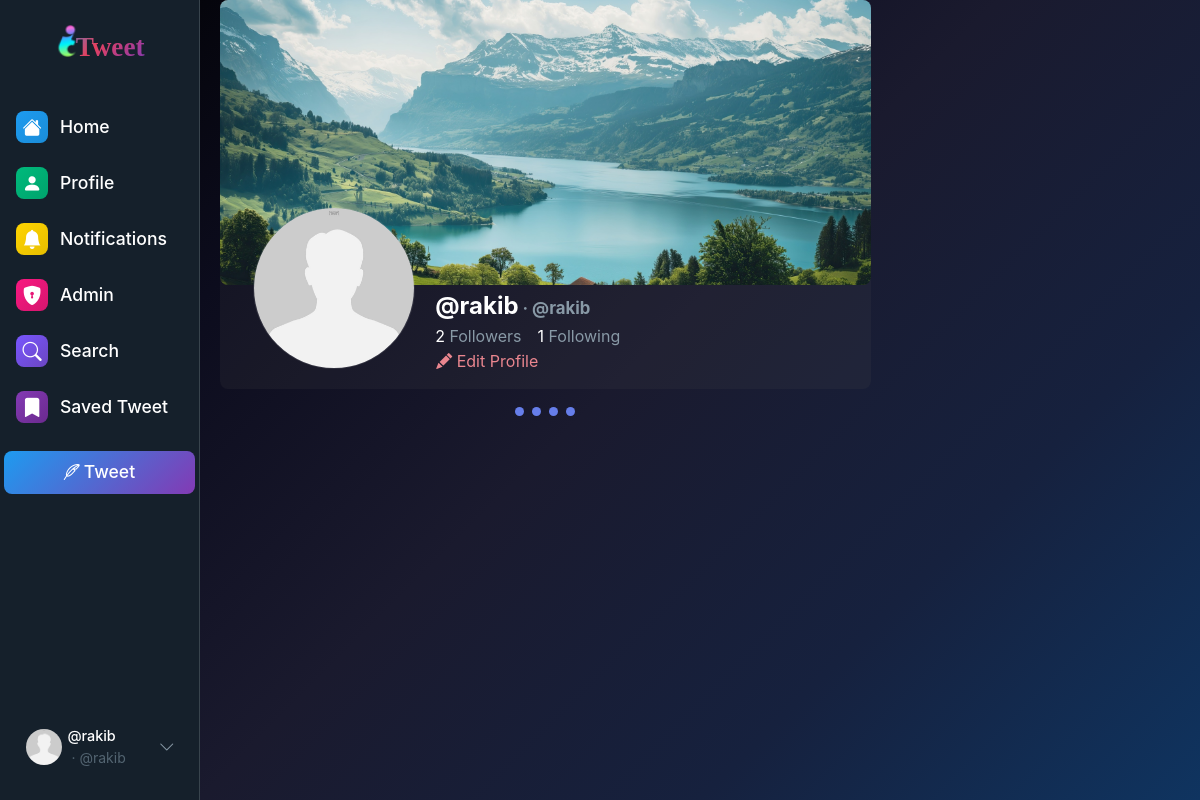
The page /user/profile/5 (signed in) on the database its author committed.
### user_profile/models.py (models this page shows, shortened)
class UserProfile(models.Model):
    GENDER_CHOICES = [
        ('M', 'Male'),
        ('F', 'Female'),
        ('O', 'Other'),
        ('N', 'Prefer not to say'),
    ]
    RELATIONSHIP_STATUS = [
        ('SINGLE', 'Single'),
        ('IN_RELATIONSHIP', 'In a relationship'),
        ('ENGAGED', 'Engaged'),
        ('MARRIED', 'Married'),
        ('COMPLICATED', "It's complicated"),
        ('SEPARATED', 'Separated'),
        ('DIVORCED', 'Divorced'),
        ('WIDOWED', 'Widowed'),
    ]
    user = models.OneToOneField(User, on_delete=models.CASCADE, related_name='profile')
    name=models.TextField(max_length=200,blank=True,null=True)
    bio = models.TextField(max_length=500, blank=True, null=True)
    date_of_birth = models.DateField(blank=True, null=True)
    gender = models.CharField(max_length=1, choices=GENDER_CHOICES, blank=True, null=True)
    phone_number = models.CharField(max_length=20, blank=True, null=True)
    profile_picture = models.ImageField(
        upload_to='profile_pictures/',
        blank=True,
        null=True,
        default='profile_pictures/default_avatar.jpg'
    )
    cover_photo = models.ImageField(
        upload_to='cover_photos/',
        blank=True,
        null=True,
        default='cover_photos/default_cover.jpg'
    )
    follower_count=models.IntegerField(default=0)
    following_count=models.IntegerField(default=0)
    current_city = models.CharField(max_length=100, blank=True, null=True)
    hometown = models.CharField(max_length=100, blank=True, null=True)
    country = models.CharField(max_length=100, blank=True, null=True)
    workplace = models.CharField(max_length=200, blank=True, null=True)
    position = models.CharField(max_length=200, blank=True, null=True)
    education = models.CharField(max_length=200, blank=True, null=True)
    website = models.URLField(blank=True, null=True)
    facebook_url = models.URLField(blank=True, null=True)
    twitter_url = models.URLField(blank=True, null=True)
    instagram_url = models.URLField(blank=True, null=True)
    linkedin_url = models.URLField(blank=True, null=True)
    relationship_status = models.CharField(max_length=20, choices=RELATIONSHIP_STATUS, blank=True, null=True)
    is_profile_public = models.BooleanField(default=True)
    show_email = models.BooleanField(default=False)
    show_phone = models.BooleanField(default=False)
    created_at = models.DateTimeField(auto_now_add=True)
    updated_at = models.DateTimeField(auto_now=True)
    @property
    def full_name(self):
        if self.user.first_name and self.user.last_name:
            return f"{self.user.first_name} {self.user.last_name}"
        elif self.user.first_name:
            return self.user.first_name
        elif self.user.last_name:
            return self.user.last_name
        else:
            return self.user.username

### user_profile/views/user_profile.py (the view)
# urls.py: path('profile/<int:user_id>', UserProfile, name='user_profile'),
@login_required
def UserProfile(request,user_id):
        user=get_object_or_404(User,id=user_id)
        user_profile=get_object_or_404(UserProfileModel,user=user)
        comment_form=CommentForm()
        is_following=FollowModel.objects.filter(user=request.user,following_to=user).exists() if request.user.is_authenticated else False
        return render(request, 'user_profile.html',{
            'comment_form':comment_form,
            "profile_user":user,
            'user_profile':user_profile,
            'is_following':is_following,
            })

### user_profile/templates/user_profile.html (shortened to what this page needs)
{% extends 'layout.html' %}
{% load static %}
{% block content %}
  <link rel="stylesheet" href="{% static 'css/user_profile/profile_body_style.css' %}" />
  <link rel="stylesheet" href="{% static 'css/components/tweet_card_style.css' %}" />
  <link rel="stylesheet" href="{% static 'css/components/comment_style.css' %}" />
  <div class="d-flex px-lg-1 h-100">
    <div class="col-lg-8 user_profile_center_container overflow-auto">
      <div class="user_profile_data_container_parent">
        <div class="user_profile_data_container p-0">
          <div class="user_profile_cover_photo_container">
            <img class="user_profile_cover_photo" src="{{ user_profile.cover_photo.url }}" alt="" />
          </div>
          <div class="user_profile_display_photo_container z-1 d-flex">
            <img class="user_profile_display_photo border" src="{{ user_profile.profile_picture.url }}" alt="" />
            <div class="row ms-2">
              <div class="col-12 p-0 h-50"></div>
              <div class="user_profile_name_container d-flex flex-column col-12">
                <p class="profile_name m-0 hx">
                  {{ user_profile.name }}<span class="profile_username text-muted m-0 ms-1">&middot; {{ profile_user.username }}</span>
                </p>
                <div class="d-flex gap-3">
                  <div class="user_profile_follower_count_container" data-bs-toggle="modal" data-bs-target="#id_user_profile_follow_list_modal">
                    <span class="profile_followers_count">{{ user_profile.follower_count }}</span> <span class="text-muted">Followers</span>
                  </div>
                  <div class="user_profile_following_count_container" data-bs-toggle="modal" data-bs-target="#id_user_profile_follow_list_modal">
                    <span class="profile_following_count">{{ user_profile.following_count }}</span> <span class="text-muted">Following</span>
                  </div>
                </div>
                <div class="user_profile_header_edit_profile">
                  {% if user.id == profile_user.id %}
                    <a href="{% url 'edit_profile' %}"><button class="btn text-danger-emphasis p-0"><i class="bi bi-pencil-fill"></i> Edit Profile</button></a>
                  {% elif is_following %}
                    <button class="btn profile-follow-btn" onclick="fn_toggle_follow('{{ profile_user.id }}')"><i class="bi bi-bookmark-dash"></i> Unfollow</button>
                  {% else %}
                    <button class="btn profile-follow-btn" onclick="fn_toggle_follow('{{ profile_user.id }}')"><i class="bi bi-bookmark-plus"></i> Follow</button>
                  {% endif %}
                </div>
              </div>
            </div>
          </div>
        </div>
      </div>
      <div class="tab-content active" id="tweetsTab">
        <div class="user_feed_container p-lg-3 p-1">
          <div class="loading-spinner text-center" id="profile_tweet_loading">
            <div class="loading-dots">
              <div class="dot"></div>
              <div class="dot"></div>
              <div class="dot"></div>
              <div class="dot"></div>
            </div>
          </div>
        </div>
      </div>
    </div>
    <div class="user_profile_detail col-lg-4 overflow-auto vh-100 p-2 d-none d-lg-block"></div>
  </div>
{% endblock %}

### templates/layouts/home_left_panel.html (shortened to what this page needs)
{% load static %}
<link rel="stylesheet" href="{% static 'css/layouts_style/home_left_panel_style.css' %}" />
<div class="left-panel-dark d-flex flex-column justify-content-between py-4 vh-100">
  <div class="px-auto">
    <div class="text-center mb-4">
      <a class="navbar-brand logo-gradient" href="{% url 'home' %}"><img src="{% static 'favicon.ico' %}" alt="iTweet Logo" class="nav-logo-img" />Tweet</a>
    </div>
    <div class="nav-menu">
      <a class="nav-item" href="{% url 'home' %}">
        <div class="nav-icon-wrapper gradient-primary">
          <i class="bi bi-house-fill"></i>
        </div>
        <span class="nav-label">Home</span>
      </a>
      <a class="nav-item"
        href="{% if user.is_authenticated %}
          {% url 'user_profile' user_id=user.id %}
        {% else %}
          {% url 'user_profile' user_id=1 %}
        {% endif %}">
        <div class="nav-icon-wrapper gradient-success">
          <i class="bi bi-person-fill"></i>
        </div>
        <span class="nav-label">Profile</span>
      </a>
      <a class="nav-item" href="#">
        <div class="nav-icon-wrapper gradient-warning">
          <i class="bi bi-bell-fill"></i>
        </div>
        <span class="nav-label">Notifications</span>
      </a>
      <a class="nav-item" href="{% url 'admin:index' %}">
        <div class="nav-icon-wrapper gradient-danger">
          <i class="bi bi-shield-lock-fill"></i>
        </div>
        <span class="nav-label">Admin</span>
      </a>
      <a class="nav-item" id="left_panel_search_btn" data-bs-toggle="offcanvas" href="#offcanvasExample" role="button" aria-controls="offcanvasExample">
        <div class="nav-icon-wrapper gradient-info">
          <i class="bi bi-search"></i>
        </div>
        <span class="nav-label">Search</span>
      </a>
      <a class="nav-item" href="{% url 'user_saved_tweets_page' %}">
        <div class="nav-icon-wrapper gradient-purple">
          <i class="bi bi-bookmark-fill"></i>
        </div>
        <span class="nav-label">Saved Tweet</span>
      </a>
    </div>
    <a href="{% url 'tweet_create' %}">
      <div class="mt-3 px-1">
        <button class="btn btn-tweet-gradient w-100 py-2"><i class="bi bi-feather me-1"></i><span class="nav-label">Tweet</span></button>
      </div>
    </a>
  </div>
  <div class="px-3">
    {% if user.is_authenticated %}
      <div class="user-profile-dropup position-relative">
        <div class="user-profile-card" data-bs-toggle="dropdown" aria-expanded="false">
          <div class="user-avatar2">
            <img src="{{ user.profile.profile_picture.url }}" alt="{{ user.username }}" class="profile-img" />
          </div>
          <div class="user-info d-none d-lg-block">
            <div class="d-none d-lg-block">
              <p class="left_panel_username d-none d-xl-block">{{ user.profile.full_name|default:user.username }}</p>
              <p class="user-handle">{{ user.username }}</p>
            </div>
          </div>
          <div class="dropdown-arrow">
            <i class="bi bi-chevron-down"></i>
          </div>
        </div>
      </div>
    {% else %}
      <div class="login-prompt">
        <a class="btn btn-outline-gradient-home-left w-100 py-2" href="{% url 'login' %}"><i class="bi bi-box-arrow-in-right me-2"></i>Login</a>
      </div>
    {% endif %}
  </div>
</div>

### static/css/layout.css (style rules this page uses)
body { height: 100vh; overflow: auto; }
:root { --bg-dark: #15202b; --bg-card: #192734; --bg-hover: #22303c; --text-primary: #ffffff; --text-secondary: #8899a6; --accent-primary: #1d9bf0; --accent-hover: #1a8cd8; --border-color: #38444d; --mobile: (max-width: 576px); }
.hx { font-size: x-large; font-weight: bold; }
.gradient-primary { background: linear-gradient(135deg, #1d9bf0, #1a8cd8); }
.gradient-success { background: linear-gradient(135deg, #00ba7c, #00a36c); }
.gradient-warning { background: linear-gradient(135deg, #ffd400, #e6be00); }
.gradient-danger { background: linear-gradient(135deg, #f91880, #d4166e); }
.gradient-info { background: linear-gradient(135deg, #7856ff, #6b46c1); }
.gradient-purple { background: linear-gradient(135deg, #833ab4, #6b2a8e); }
.loading-dots { display: flex; justify-content: center; gap: 8px; padding: 2px; }
.dot { width: 9px; height: 9px; border-radius: 50%; background: #667eea; animation: bounce 1.4s infinite ease-in-out both; }
.dot:nth-child(1) { animation-delay: -0.48s; }
.dot:nth-child(2) { animation-delay: -0.24s; }
.dot:nth-child(3) { animation-delay: -0.12s; }

### static/css/dark-mode.css (style rules this page uses)
body.dark-mode { color: #ffffff !important; font-family: -apple-system, BlinkMacSystemFont, "Segoe UI", Roboto, sans-serif; min-height: 100vh; background-attachment: fixed; margin: 0; padding: 0; }
.dark-mode.cosmic { background: linear-gradient(135deg, #000000 0%, #0c0c1d 25%, #1a1a2e 50%, #16213e 75%, #0f3460 100%) !important; }
body.dark-mode .navbar-brand, body.dark-mode .navbar-nav .nav-link { color: #ffffff !important; }
body.dark-mode .text-muted { color: #8899a6 !important; }
body.dark-mode .border { border-color: rgba(255, 255, 255, 0.1) !important; }

### static/css/layouts_style/home_left_panel_style.css (style rules this page uses)
.navbar-brand { font-family: "Brush Script MT", cursive; }
.left-panel-dark { background: var(--bg-dark); border-right: 1px solid var(--border-color); width: 100%; }
.logo-gradient { font-size: 1.7rem; font-weight: 700; background: linear-gradient(135deg, #1d9bf0 0%, #e4405f 50%, #833ab4 100%); -webkit-background-clip: text; -webkit-text-fill-color: transparent; background-clip: text; text-decoration: none; transition: all 0.3s ease; margin-left: -10px; }
.nav-logo-img { height: 2.2rem; margin-right: -4px; margin-bottom: 16px; }
.nav-menu { display: flex; flex-direction: column; gap: 0rem; }
.nav-item { display: flex; align-items: center; padding: 0.75rem 1rem; color: var(--text-primary); text-decoration: none; border-radius: 8px; transition: all 0.3s ease; position: relative; gap: 0.75rem; }
.nav-icon-wrapper { width: 32px; height: 32px; display: flex; align-items: center; justify-content: center; border-radius: 8px; transition: all 0.3s ease; }
.nav-icon-wrapper i { font-size: 1.2rem; color: white; }
.nav-label { font-size: 1.1rem; font-weight: 500; transition: all 0.3s ease; }
.btn-tweet-gradient { background: linear-gradient(135deg, #1d9bf0, #833ab4); border: none; border-radius: 8px; font-weight: 600; font-size: 1rem; color: white; transition: all 0.3s ease; position: relative; overflow: hidden; }
.btn-tweet-gradient::before { content: ""; position: absolute; top: 0; left: -100%; width: 100%; height: 100%; background: linear-gradient(90deg, transparent, rgba(255, 255, 255, 0.2), transparent); transition: left 0.5s; }
.user-profile-dropup { position: relative; }
.user-profile-card { display: flex; align-items: center; padding: 0.45rem; background: transparent; border-radius: 8px; cursor: pointer; transition: all 0.3s ease; gap: 0.2rem; border: 1px solid transparent; }
.profile-img { width: 40px; height: 40px; border-radius: 50%; object-fit: cover; border: 2px solid transparent; transition: all 0.3s ease; }
.user-info { flex: 1; min-width: 0; }
.left_panel_username { color: var(--text-primary); margin: 0; font-size: 0.9rem; font-weight: 500; white-space: nowrap; overflow: hidden; text-overflow: ellipsis; transition: all 0.3s ease; }
.user-handle { color: var(--text-secondary); margin: 0; font-size: 0.8rem; white-space: nowrap; overflow: hidden; text-overflow: ellipsis; transition: all 0.3s ease; }
.dropdown-arrow { color: var(--text-secondary); flex-shrink: 0; transition: all 0.3s ease; }

### static/css/components/tweet_card_style.css (style rules this page uses)
.overflow-auto { scrollbar-width: none; }
.user-info { display: flex; align-items: flex-start; gap: 12px; flex: 1; }
.user-handle { font-size: 14px; color: #536471; margin-right: 8px; }
.user-handle::before { content: "·"; margin-right: 4px; margin-left: 4px; }

### rows shown on the page
UserProfile: cover_photo (placeholder picture), profile_picture (placeholder picture), name "@rakib", follower_count "2", following_count "1"

### other values the page prints
{{ user.profile.full_name|default:user.username }} "@rakib"
{{ user.username }} "@rakib"
{{ profile_user.username }} "@rakib"
